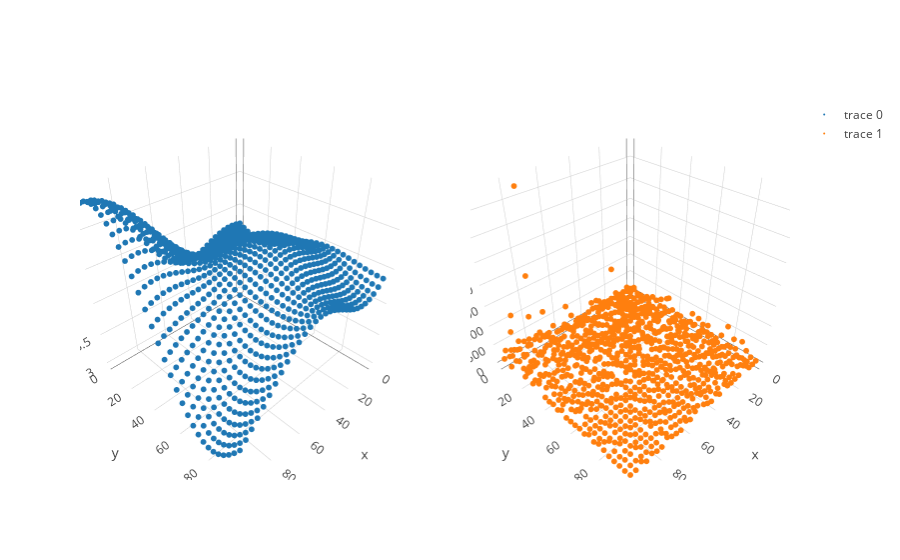

Write notebook code for a chart like this one.
### Code cell
trace_func = go.Scatter3d(x = X[:,0], y = X[:,1], z=f, mode = 'markers', marker=dict(size = 2,))
trace_draws = go.Scatter3d(x = X[:,0], y = X[:,1], z=y, mode = 'markers', marker=dict(size = 2,))
fig = tools.make_subplots(rows=1, cols=2, specs=[[{'is_3d': True}, {'is_3d': True}]])
fig.append_trace(trace_func, 1, 1)
fig.append_trace(trace_draws, 1, 2)
iplot(fig)

### Figure 1 — Plotly figure (JSON) as saved in the notebook; plotly's stock layout.template omitted (floating-point values rounded to 4 significant figures; data arrays with more than 128 entries replaced by an {"elided": "..."} marker saying what was removed)
{"data": [{"marker": {"size": 2}, "mode": "markers", "scene": "scene1", "type": "scatter3d", "x": {"elided": "900 float values"}, "y": {"elided": "900 float values"}, "z": {"elided": "900 float values"}}, {"marker": {"size": 2}, "mode": "markers", "scene": "scene2", "type": "scatter3d", "x": {"elided": "900 float values"}, "y": {"elided": "900 float values"}, "z": {"elided": "900 int values"}}], "layout": {"scene1": {"domain": {"x": [0, 0.45], "y": [0, 1]}}, "scene2": {"domain": {"x": [0.55, 1], "y": [0, 1]}}}}
